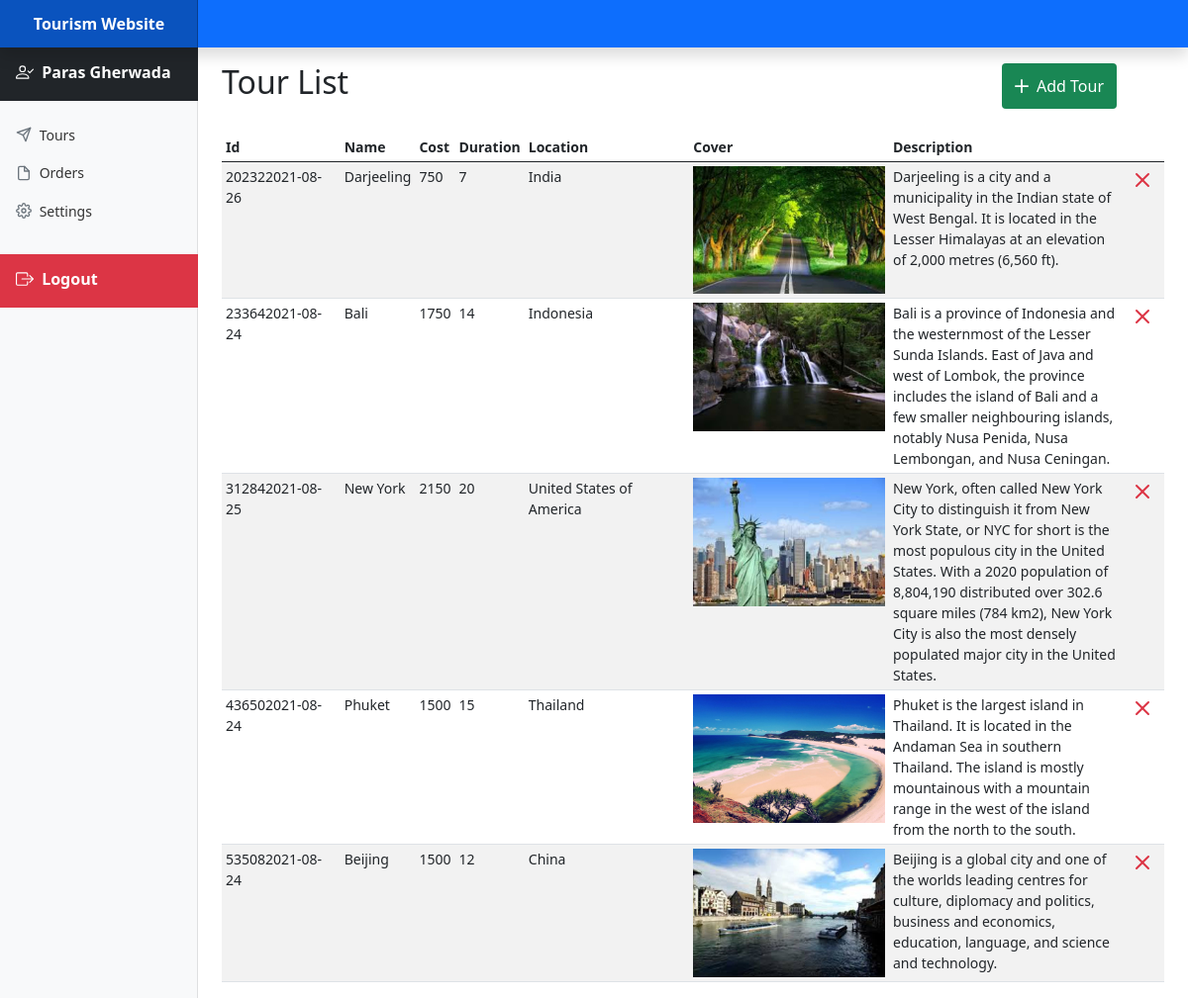
The app's page /tours.php (signed in) with its own data.
### tables this page shows
CREATE TABLE `site_settings` (
  `name` varchar(50) NOT NULL,
  `email` varchar(50) NOT NULL,
  `phonenumber` bigint(10) NOT NULL
);

CREATE TABLE `tours` (
  `Id` varchar(50) NOT NULL,
  `Name` varchar(30) NOT NULL,
  `Cost` smallint(5) NOT NULL,
  `Duration` int(2) NOT NULL,
  `Location` varchar(30) NOT NULL,
  `Cover` mediumblob NOT NULL,
  `Description` varchar(1000) NOT NULL
);

### tours.php (the view)
<!doctype html>
<html lang="en">
  <body>
    <div class="container-fluid">
      <div class="row">
        <?php
          include_once("admin_menu.php");
          require_once("connection.php");
        ?>
        <main class="col-md-9 ms-sm-auto col-lg-10 px-md-4 pt-3">
          <div class="w-100 d-flex justify-content-between">
            <h2>Tour List</h2>
            <button type="button" class="btn bg-success text-white mx-5" onclick="location.href='add_tour.php'">
              <img src="icons/plus-lg.svg" class="me-1 mb-1" width="14px" height="14px"/>
              Add Tour
            </button>
          </div>
          <div class="table-responsive mt-4">
            <form action="delete_tour.php" method="POST">
              <table class="table table-striped table-sm">
                <thead>
                  <tr>
                    <?php
                      $query = 'SHOW COLUMNS FROM tours';
                      $result_set = mysqli_query($connection, $query);
                      while($row = mysqli_fetch_array($result_set))
                        echo "<th scope='col'>".$row['Field']."</th>";
                    ?>
                    <th scope="col"></th>
                  </tr>
                </thead>
                <tbody>
                    <?php
                      $query = 'SELECT * FROM tours';
                      $result_set = mysqli_query($connection, $query);
                      while($row = mysqli_fetch_array($result_set)){
                        echo "<tr>";
                        echo "<td>".$row['Id']."</td>";
                        echo "<td>".$row['Name']."</td>";
                        echo "<td>".$row['Cost']."</td>";
                        echo "<td>".$row['Duration']."</td>";
                        echo "<td>".$row['Location']."</td>";
                        echo "<td><img width='200px' class='img-fluid' src='tour_images/".$row['Cover']."'/></td>";
                        echo "<td class='w-25'>".$row['Description']."</td>";
                        echo "<td class='text-end'>
                                <button class='border-0 me-1 bg-transparent' title='Delete' name='delete_tour' value=".$row['Id'].">
                                  <img src='icons/x-lg.svg'/>
                                </button>
                              </td>";
                        echo "</tr>";
                      }
                    ?>
                </tbody>
              </table>
            </form>
          </div>
        </main>
      </div>
    </div>
  </body>
</html>

### admin_menu.php (shortened to what this page needs)
<!doctype html>
<html lang="en">
  <head>
    <link href="css/bootstrap.min.css" rel="stylesheet">
    <link href="css/admin_menu.css" rel="stylesheet">
  </head>
  <body>
    <?php
      require_once('connection.php');
      $query = "SELECT name FROM site_settings";
      $result_set = mysqli_query($connection, $query);
      $row = mysqli_fetch_array($result_set);
    ?>
    <header class="navbar navbar-dark sticky-top bg-primary flex-md-nowrap p-0 shadow">
      <a class="navbar-brand col-md-3 col-lg-2 me-0 text-center px-3" href="index.php" title="Go to index page">
        <strong><?php echo $row['name']; ?></strong>
      </a>
    </header>
    <div class="container-fluid">
      <div class="row">
        <nav id="sidebarMenu" class="col-md-3 col-lg-2 d-md-block bg-light sidebar collapse">
          <div class="position-sticky">
            <h6 class="sidebar-heading mb-1">
              <div class="navbar-nav w-100">
                <div class="nav-item text-nowrap">
                  <a class="nav-link py-3 ps-3 bg-dark w-100 text-white fs-6" href="#">
                    <img src="icons/person-check.svg" class="me-1 mb-1">
                    <strong style="text-transform: capitalize;"><?php echo $_SESSION['admin'];?></strong>
                  </a>
                </div>
              </div>
            </h6>
            <ul class="nav flex-column mt-3">
              <li class="nav-item">
                <a class="nav-link hvr-change-background" href="tours.php">
                  <img src="icons/send.svg" class="me-1 mb-1">
                  Tours
                </a>
              </li>
              <li class="nav-item">
                <a class="nav-link hvr-change-background" href="orders.php">
                  <img src="icons/file.svg" class="me-1 mb-1">
                  Orders
                </a>
              </li>
              <li class="nav-item">
                <a class="nav-link hvr-change-background" href="settings.php">
                  <img src="icons/settings.svg" class="me-1 mb-1">
                  Settings
                </a>
              </li>
            </ul>
            <h6 class="sidebar-heading mt-4 mb-1">
              <div class="navbar-nav w-100">
                <div class="nav-item text-nowrap">
                  <a class="nav-link py-3 ps-3 bg-danger w-100 text-white fs-6" href="logout.php">
                    <img src="icons/box-arrow-right.svg" class="me-1 mb-1">
                    <strong style="text-transform: capitalize;">Logout</strong>
                  </a>
                </div>
              </div>
            </h6>
          </div>
        </nav>
      </div>
    </div>
  </body>
</html>

### css/admin_menu.css (style rules this page uses)
body { font-size: .875rem; }
.sidebar { position: fixed; top: 0; bottom: 0; left: 0; z-index: 100; padding: 48px 0 0; box-shadow: inset -1px 0 0 rgba(0, 0, 0, .1); }
.sidebar .nav-link { font-weight: 500; color: #333; }
.sidebar-heading { font-size: .75rem; text-transform: uppercase; }
.navbar-brand { padding-top: .75rem; padding-bottom: .75rem; font-size: 1rem; background-color: rgba(0, 0, 0, .25); box-shadow: inset -1px 0 0 rgba(0, 0, 0, .25); }

### records on screen
site_settings: name "Tourism Website"
tours: Id "202322021-08-26", Name "Darjeeling", Cost "750", Duration "7", Location "India", Cover (picture), Description "Darjeeling is a city and a municipality in the Indian state of West Bengal. It is located in the Lesser Himalayas at an elevation of 2,000 metres (6,560 ft)."
tours: Id "233642021-08-24", Name "Bali", Cost "1750", Duration "14", Location "Indonesia", Cover (picture), Description "Bali is a province of Indonesia and the westernmost of the Lesser Sunda Islands. East of Java and west of Lombok, the province includes the island of Bali and a few smaller neighbouring islands, notably Nusa Penida, Nusa Lembongan, and Nusa Ceningan."
tours: Id "312842021-08-25", Name "New York", Cost "2150", Duration "20", Location "United States of America", Cover (picture), Description "New York, often called New York City to distinguish it from New York State, or NYC for short is the most populous city in the United States. With a 2020 population of 8,804,190 distributed over 302.6 square miles (784 km2), New York City is also the most densely populated major city in the United States."
tours: Id "436502021-08-24", Name "Phuket", Cost "1500", Duration "15", Location "Thailand", Cover (picture), Description "Phuket is the largest island in Thailand. It is located in the Andaman Sea in southern Thailand. The island is mostly mountainous with a mountain range in the west of the island from the north to the south."
tours: Id "535082021-08-24", Name "Beijing", Cost "1500", Duration "12", Location "China", Cover (picture), Description "Beijing is a global city and one of the worlds leading centres for culture, diplomacy and politics, business and economics, education, language, and science and technology."

### other values on screen
$_SESSION['admin'] "Paras Gherwada"
$row['Field'] "Id"
$row['Field'] "Name"
$row['Field'] "Cost"
$row['Field'] "Duration"
$row['Field'] "Location"
$row['Field'] "Cover"
$row['Field'] "Description"
